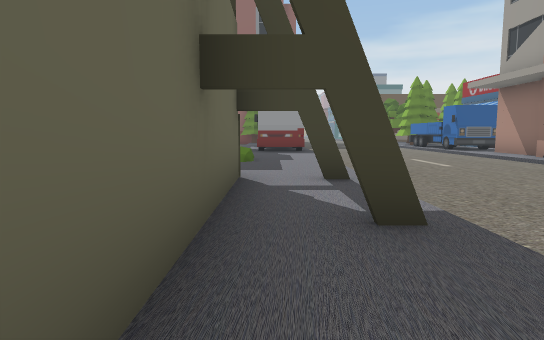
[1] (above)

16 first-person views from a walk through a Unity game level. The camera is 1.3 m above the floor, tilts 6° down and sees 75° across. The floor is counted in squares, 2 m on a side. Each view is taken from the middle of a square. On the plan, view 1 faces up. The plan holds only what a view shows up to about 10 squares ahead; the rest is blank. The place goes on beyond the plan. Some animated figures are left out. Some surface patterns are stand-ins.

[2]
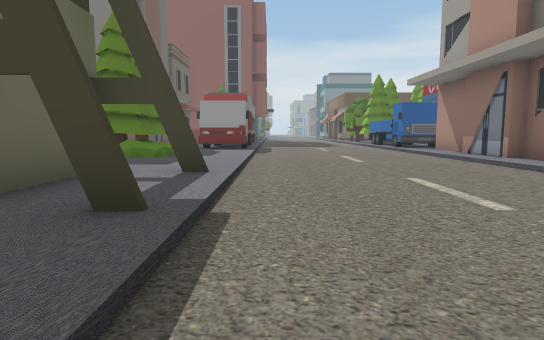

[3]
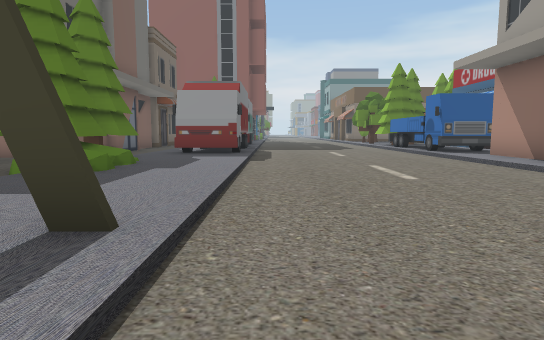

[4]
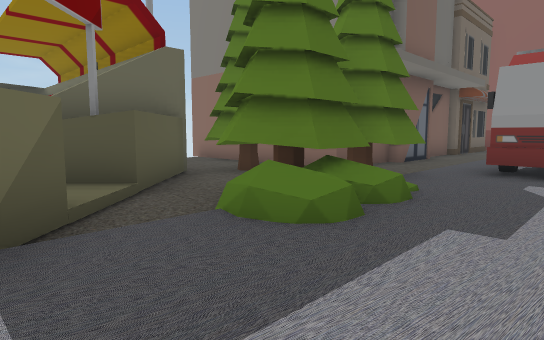

[5]
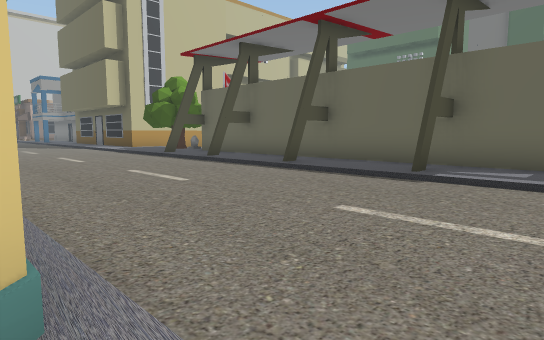

[6]
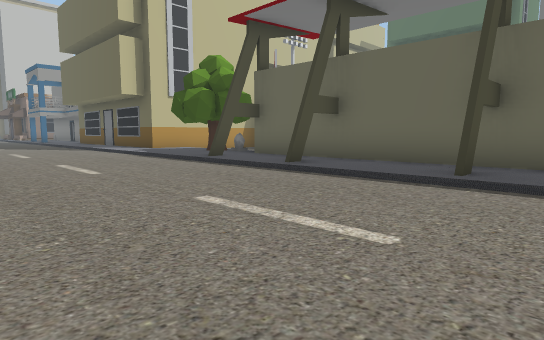

[7]
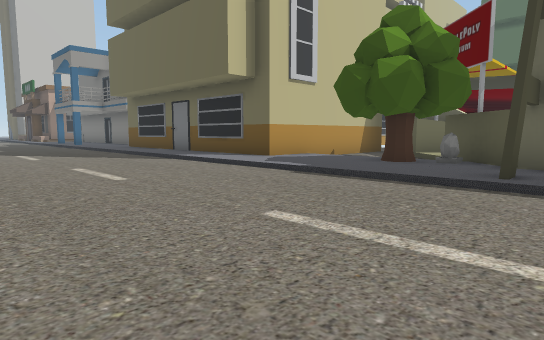

[8]
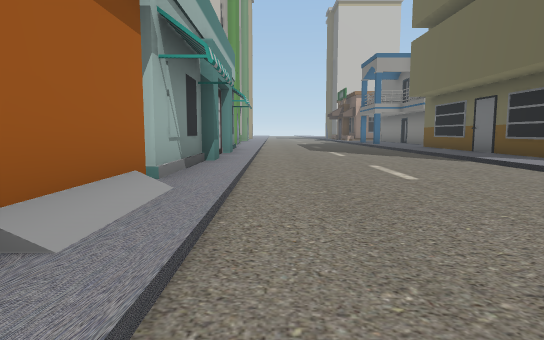

[9]
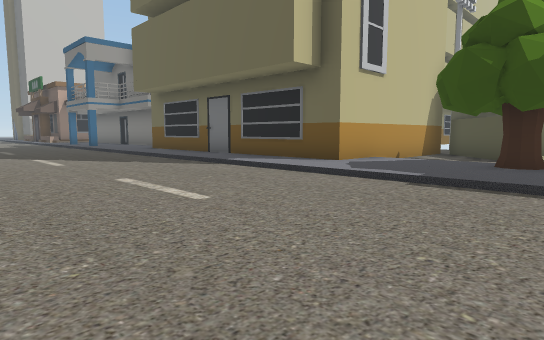

[10]
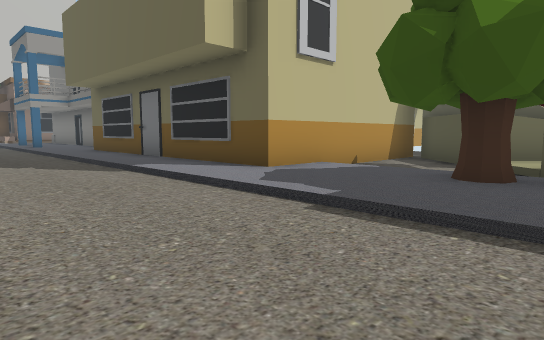

[11]
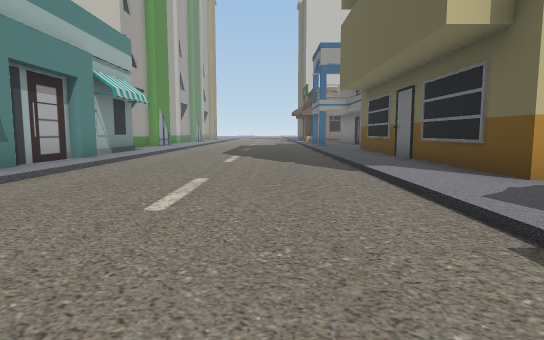

[12]
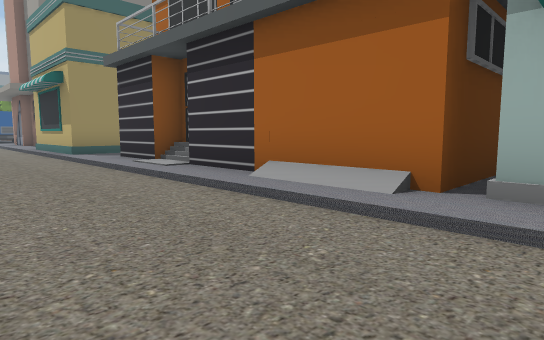

[13]
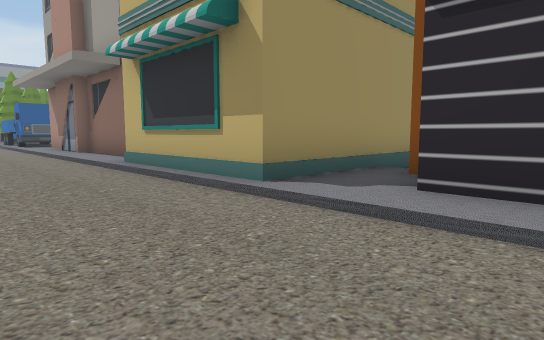

[14]
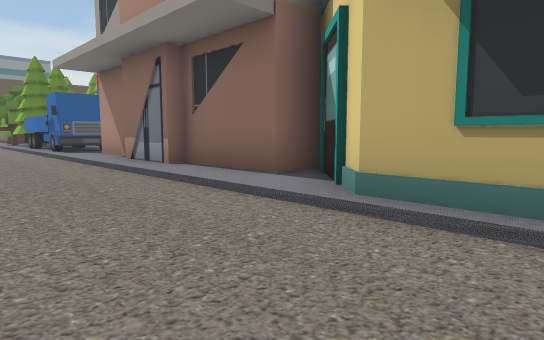

[15]
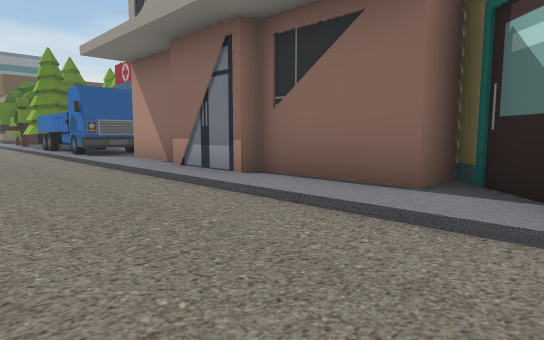

[16]
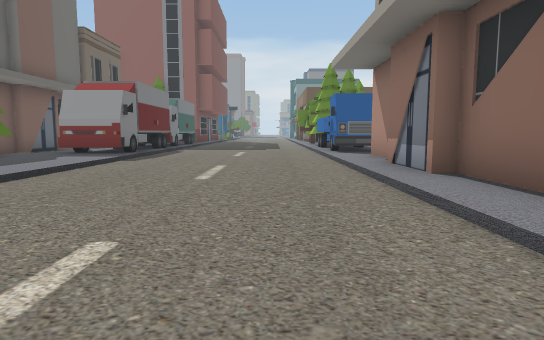

### Floor plan
Key: @ floor where view 1 was taken; # wall or solid block; . main floor; : floor 0.25 m higher than the main floor; / step, stairs or slope; ^ raised ledge; O other object.
Columns run from 7 left of view 1 to 11 right of it. Each row starts with its distance up from view 1.
 13        ##.....OO
 12 OO    O##.....:O
 11  .OO OO::.....:O
 10   OOOO/::.....:O
  9   ##OOO::.....O
  8    #//O::.....OO
  7    ^:/:::.....:O
  6      #:::.....:O
  5      ##:#.....:##
  4       #::.....##
  3       #::.....#
  2       #:#.....#
  1       #::.....#
  0       #@:.....###^^
 -1       #:#.....::#
 -2       #::.....:##
 -3       #::.....:#
 -4       #:#.....:#
 -5       #::.....:#
 -6       #:#.....:#
 -7      ##::...../#
 -8    ^:/O::...../#
 -9   ##/.:::.....:##
-10   #...:::.....:#
-11   OOOOOO:.....:#
-12        O:.....:#
-13        O:.....:#
-14        O:.....:#
-15        O:.....:#
-16        O:.....:#
-17        O:.....:#

Positions as (right, up) in squares from view 1, and headings:
1: (0, 0), facing up
2: (2, 0), facing up
3: (2, 3), facing up
4: (1, 6), facing up-left
5: (7, 5), facing down-left
6: (6, 1), facing down-left
7: (6, -5), facing down-left
8: (6, -5), facing down
9: (6, -7), facing down-left
10: (4, -7), facing down-left
11: (3, -7), facing down
12: (4, -10), facing up-right
13: (4, -3), facing up-right
14: (4, 2), facing up-right
15: (4, 4), facing up-right
16: (5, 3), facing up
